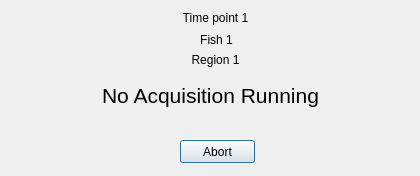
<?xml version="1.0" encoding="UTF-8"?>
<ui version="4.0">
 <class>AcquisitionDialog</class>
 <widget class="QDialog" name="AcquisitionDialog">
  <property name="geometry">
   <rect>
    <x>0</x>
    <y>0</y>
    <width>420</width>
    <height>176</height>
   </rect>
  </property>
  <property name="windowTitle">
   <string>Acquisition</string>
  </property>
  <widget class="QLabel" name="fish_label">
   <property name="geometry">
    <rect>
     <x>186</x>
     <y>30</y>
     <width>61</width>
     <height>20</height>
    </rect>
   </property>
   <property name="text">
    <string>Fish 1</string>
   </property>
   <property name="alignment">
    <set>Qt::AlignCenter</set>
   </property>
  </widget>
  <widget class="QLabel" name="region_label">
   <property name="geometry">
    <rect>
     <x>180</x>
     <y>50</y>
     <width>71</width>
     <height>20</height>
    </rect>
   </property>
   <property name="text">
    <string>Region 1</string>
   </property>
   <property name="alignment">
    <set>Qt::AlignCenter</set>
   </property>
  </widget>
  <widget class="QLabel" name="acquisition_label">
   <property name="geometry">
    <rect>
     <x>0</x>
     <y>60</y>
     <width>421</width>
     <height>71</height>
    </rect>
   </property>
   <property name="font">
    <font>
     <pointsize>16</pointsize>
    </font>
   </property>
   <property name="text">
    <string>No Acquisition Running</string>
   </property>
   <property name="alignment">
    <set>Qt::AlignCenter</set>
   </property>
  </widget>
  <widget class="QPushButton" name="abort_button">
   <property name="geometry">
    <rect>
     <x>180</x>
     <y>140</y>
     <width>75</width>
     <height>23</height>
    </rect>
   </property>
   <property name="whatsThis">
    <string>&lt;html&gt;&lt;head/&gt;&lt;body&gt;&lt;p&gt;Opens up Abort Dialog to abort running acquisition&lt;/p&gt;&lt;/body&gt;&lt;/html&gt;</string>
   </property>
   <property name="text">
    <string>Abort</string>
   </property>
  </widget>
  <widget class="QLabel" name="time_point_label">
   <property name="geometry">
    <rect>
     <x>170</x>
     <y>10</y>
     <width>91</width>
     <height>16</height>
    </rect>
   </property>
   <property name="text">
    <string>Time point 1</string>
   </property>
   <property name="alignment">
    <set>Qt::AlignCenter</set>
   </property>
  </widget>
 </widget>
 <resources/>
 <connections/>
</ui>
